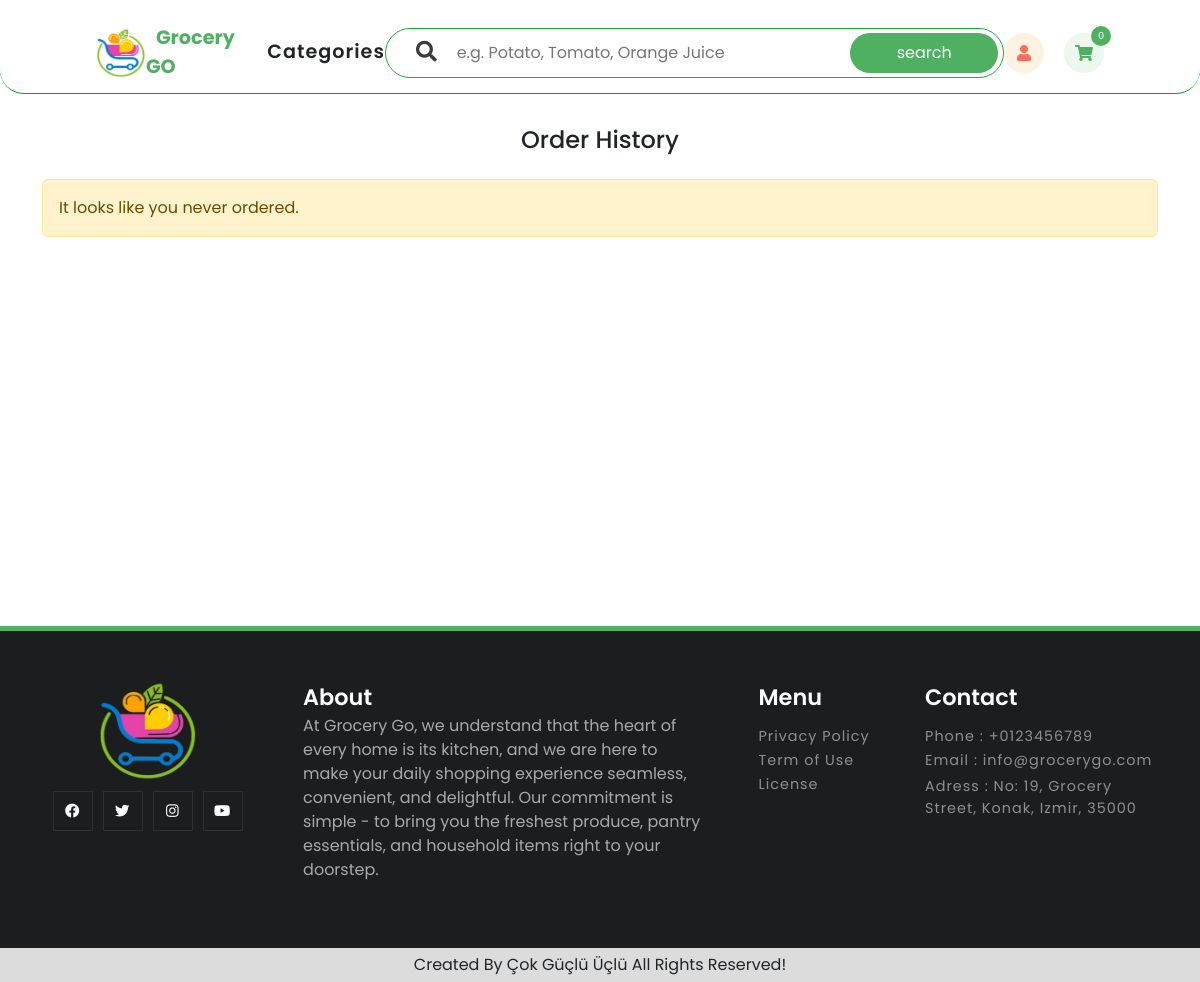
The page /order/order-history/ (signed in) on the database as committed earlier.
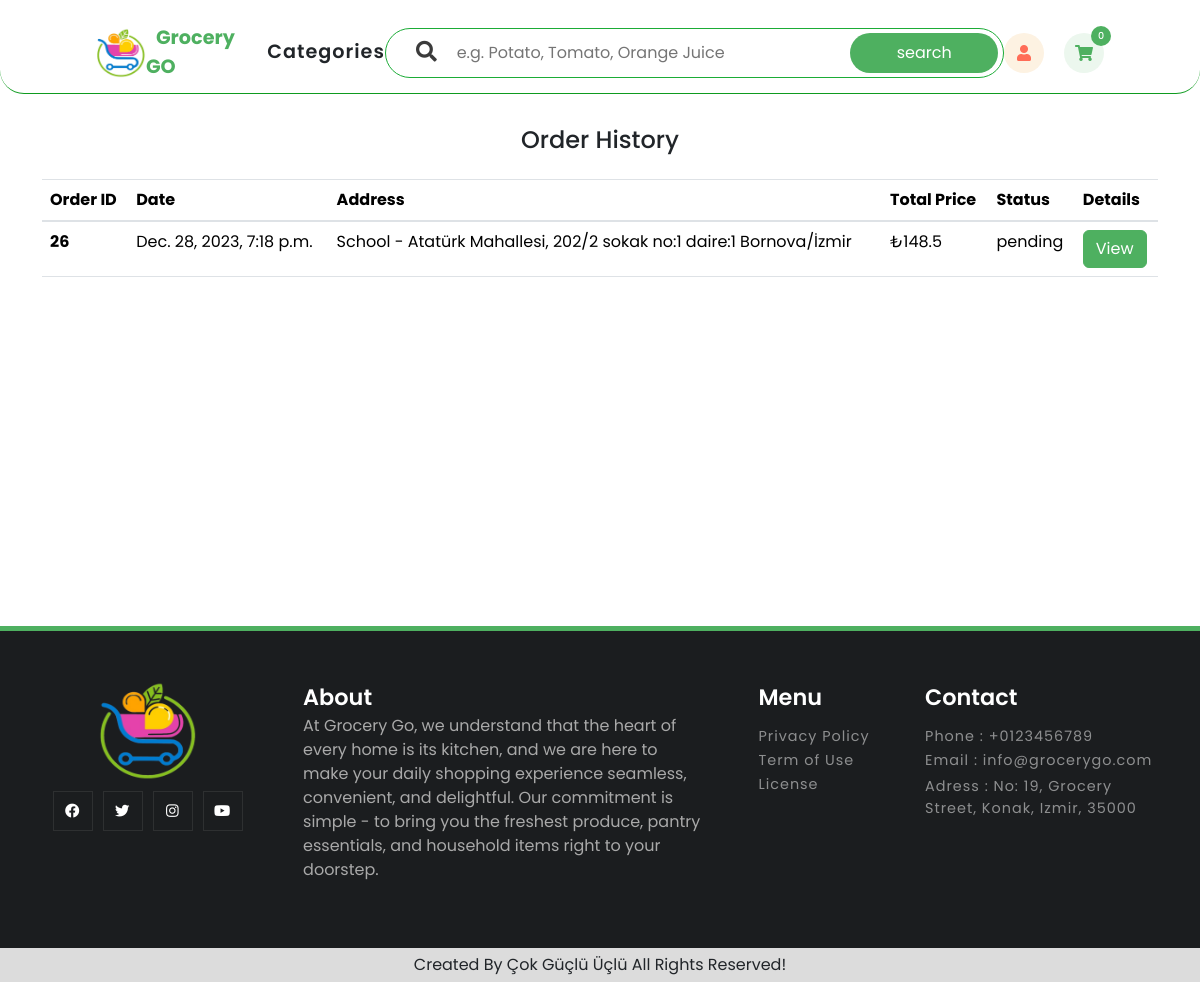
The same page on the database as committed later.
### order/models.py (models this page shows, shortened)
class Order(models.Model):
    customer = models.ForeignKey('user.Customer', on_delete=models.CASCADE)
    status = models.CharField(max_length=100, default='pending')
    total_price = models.FloatField(null=False, blank=False)
    address = models.ForeignKey('user.Adress' , on_delete=models.CASCADE)
    date = models.DateTimeField(auto_now_add=True)

### user/models.py (models this page shows, shortened)
class Adress(models.Model):
    customer = models.ForeignKey(Customer, on_delete=models.CASCADE)
    title = models.CharField(max_length=20, null=False)
    full_adress = models.CharField(max_length=200)
    class Meta:
        unique_together = ('customer', 'title')

### order/views.py (the view)
# urls.py: path('order-history/', listOrders, name='order-history'),
def listOrders(request):
    customerToShow = Customer.objects.get(user=request.user)
    orders = Order.objects.filter(customer=customerToShow)
    context = {
        'orders': orders ,
    }
    return render(request, 'order/orderList.html', context)

### order/templates/order/orderList.html (shortened to what this page needs)
{% extends 'layout.html' %}
{% block additionalStyles %}
<link href="https://stackpath.bootstrapcdn.com/bootstrap/4.3.1/css/bootstrap.min.css" rel="stylesheet">
<link rel="stylesheet" href="https://stackpath.bootstrapcdn.com/font-awesome/4.7.0/css/font-awesome.min.css">
{% endblock %}
{% block content %}
<section class="ftco-section" style="min-height: 500px;">
    <div class="container">
        <div class="row">
            <div class="col-md-12">
                <h4 class="text-center mb-4">Order History</h4>
                {% if orders %}<div class="table-wrap">
                    <table class="table">
                    <thead class="thead-primary">
                        <tr>
                        <th>Order ID</th>
                        <th>Date</th>
                        <th>Address</th>
                        <th>Total Price</th>
                        <th>Status</th>
                        <th>Details</th>
                        </tr>
                    </thead>
                    <tbody>
                        {% for order in orders %}
                        <tr>
                            <th scope="row" class="scope" >{{order.id}}</th>
                            <td>{{order.date}}</td>
                            <td>{{order.address.title}} - {{order.address.full_adress}}</td>
                            <td>&#8378;{{order.total_price}}</td>
                            <td>{{order.status }}</td>
                            <td id="viewBtn"><a href="{% url 'order:order-detail' order_id=order.id %}" class="btn btn-primary" >View</a></td>
                        </tr>
                        {% endfor %}
                    </tbody>
                    </table>
                </div>
                {% else  %}
                <div class="alert alert-warning">It looks like you never ordered.</div>
                {% endif %}
            </div>
        </div>
    </div>
</section>
{% endblock %}

### templates/layout.html (shortened to what this page needs)
<!DOCTYPE html>
{% load static %}
<html>
<head>
    <link rel="stylesheet" href="https://pro.fontawesome.com/releases/v5.10.0/css/all.css" />
    <link rel="stylesheet" href="{% static 'css/layout.css' %}" />
    {% block additionalStyles %}{% endblock %}
</head>
<body>
    {% include "partials/_messages.html" %}
    {% include "partials/_navbar.html" %}
    {% block content %}{% endblock %}
    {% include "partials/_footer.html" %}
</body>
</html>

### templates/partials/_messages.html (shortened to what this page needs)
{% load static %}
{% block additionalStyles %}
    <link rel="stylesheet" href="{% static 'css/bootstrap.css' %}" />
{% endblock %}

### templates/partials/_navbar.html (shortened to what this page needs)
{% load static %}
<link rel="stylesheet" href="{% static 'css/navbar.css' %}">
<nav class="navigation">
    <div id="website-name">
        <a href="{% url 'core:index' %}" ><img id="logo" class="logo" src="{% static 'images/trlogo.png' %}" alt=""></a>
        <a href="{% url 'core:index' %}" class="grocery-go-link">
            <span class="grocery-go">Grocery GO</span>
        </a>
    </div>
    <div id="category-dropdown-menu" class="category-dropdown">
        <a id="category-title" class="title-categories">Categories</a>
    </div>
    <form action="#" class="search-box" onsubmit="return false;">
        <i class="fas fa-search"></i>
        <input type="text" class="search-input" placeholder="e.g. Potato, Tomato, Orange Juice" name="search" required>
        <input type="submit" class="search-btn" onclick="return searchProducts();" value="search">
    </form>
    <div class="right-nav">
        {% if user.is_authenticated %}
                <a id="user-icon" class="user">
                    <i class="fas fa-user"></i>
                </a>
            <a id="cart-icon" href="{% url 'cart:cart' %}" class="cart" data-update-url="{% url 'cart:update_navbar_cart' %}">
                <i class="fas fa-shopping-cart"></i>
                <span>0</span>
            </a>
        {% else %}
            <a id="user-icon" class="user">
                <i class="fal fa-user"></i>
            </a>
            {% include "user/login.html" %}
        {% endif %}
    </div>
</nav>

### templates/partials/_footer.html
{% load static %}
<link rel="stylesheet" href="{% static 'css/footer.css' %}">
<footer>
    <div class="footer-container">
        <div class="footer-logo">
            <a href="{% url 'core:index' %}" class="logo">
                <img id="footer-logo" class="logo" src="{% static 'images/trlogo.png' %}" >
            </a>
            <div class="footer-social">
                <a href="{% url 'core:index' %}"><i class="fab fa-facebook-f"></i></a>
                <a href="{% url 'core:index' %}"><i class="fab fa-twitter"></i></a>
                <a href="{% url 'core:index' %}"><i class="fab fa-instagram"></i></a>
                <a href="{% url 'core:index' %}"><i class="fab fa-youtube"></i></a>
            </div>
        </div>
        <div class="footer-links">
            <strong>About</strong>
            <p id="footer-about">At Grocery Go, we understand that the heart of every home is its kitchen, and we are here to make your daily shopping experience seamless, convenient, and delightful. Our commitment is simple - to bring you the freshest produce, pantry essentials, and household items right to your doorstep.</p>
        </div>
        <div class="footer-links">
            <strong>Menu</strong>
            <ul>
                <li><a href="">Privacy Policy</a></li>
                <li><a href="">Term of Use</a></li>
                <li><a href="">License</a></li>
            </ul>
        </div>
        <div class="footer-links">
            <strong>Contact</strong>
            <ul>
                <li><a id="footer-phone">Phone  : +0123456789</a></li>
                <li><a id="footer-email">Email  : info@grocerygo.com</a></li>
                <li><a id="footer-address">Adress : No: 19, Grocery Street, Konak, Izmir, 35000</a></li>
            </ul>
        </div>
    </div>
</footer>
<div class="credit">created by <span> çok güçlü üçlü </span> all rights reserved!</div>

### static/css/layout.css (style rules this page uses)
* { font-family: poppins; margin: 0px; padding: 0px; box-sizing: border-box; scroll-behavior: smooth; }
ul { list-style: none; }
a { text-decoration: none!important; }
body { margin: 0px; margin-top: 0px; padding: 0px; font-family: poppins; }

### static/css/navbar.css (style rules this page uses)
.navigation { border-bottom: 1px solid rgba(0, 150, 18, 0.947); border-bottom-right-radius: 1.5rem; border-bottom-left-radius: 1.5rem; display: flex; flex-direction: row; flex-wrap: nowrap; justify-content: space-between; align-content: center; align-items: center; padding-top: 1.5rem; padding-bottom: 0.7rem; padding-left: 6rem; padding-right: 6rem; margin-bottom: 2rem; max-width: 100%; width: 100%; background-color: #fff; z-index: 9; }
.logo { font-size: 1.5rem; font-weight: 600; letter-spacing: 1px; color: #202020; }
.title-categories { font-size: 1.2rem; font-weight: 600; letter-spacing: 1px; color: #202020; }
.search-box { border: 1px solid #1bac36; height: 50px; display: flex; align-items: center; padding: 0px 5px 0px 20px; border-radius: 30px; }
.search-box i { font-size: 1.3rem; color: #3b3b3b; margin: 0px 10px; }
.search-box .search-input { height: 40px; border: none; width: 100%; padding: 0px 10px; outline: none; }
.search-box .search-btn { width: 220px; height: 40px; border-radius: 30px; background-color: #4eb060; border: none; color: #ffffff; outline: none; cursor: pointer; transition: all ease 0.3s; }
.right-nav { display: flex; grid-gap: 20px; }
.right-nav a { width: 2.5rem; height: 2.5rem; display: flex; justify-content: center; align-items: center; border-radius: 50%; position: relative; }
.right-nav .cart { background-color: #ecf7ee; color: #4eb060; }
.right-nav .user { background-color: #fdf2e2; color: #ff6c57!important; }
.right-nav .user { background-color: #fdf2e2; color: #ff6c57!important; cursor: pointer; }
.right-nav a span { position: absolute; top: -7px; right: -7px; width: 20px; height: 20px; display: flex; justify-content: center; align-items: center; border-radius: 50%; color: #ffffff; font-size: 0.6rem; font-weight: 500; }
.right-nav .cart span { background-color: #ecf7ee; background-color: #4eb060; }
.right-nav a span { position: absolute; top: -7px; right: -7px; width: 20px; height: 20px; display: flex; justify-content: center; align-items: center; border-radius: 50%; color: #ffffff; font-size: 0.6rem; font-weight: 500; background-color: #202020; }
#logo { width: 50px; height: 50px; }
#footer-logo { width: 100px; height: 100px; }
#website-name { display: flex; align-items: center; }
.grocery-go { margin-left: 10px; font-size: 1.2em; font-weight: bold; color: #4eb060; }

### static/css/footer.css (style rules this page uses)
footer { background-color: #1b1d1f; padding: 50px 20px; border-top: 5px solid #4eb060; }
.footer-container { margin: auto; display: flex; justify-content: space-around; align-items: flex-start; }
.footer-logo { display: flex; flex-direction: column; justify-content: center; align-items: center; }
.footer-logo a { color: #ffffff; font-size: 1.4rem; font-weight: 600; letter-spacing: 1px; }
.footer-social { display: flex; margin-top: 10px; }
.footer-social a { width: 40px; height: 40px; display: flex; justify-content: center; align-items: center; color: #ffffff; border: 1px solid #ffffff15; font-size: 0.9rem; margin: 0px 5px; transition: all ease 0.3s; }
.footer-links strong { color: #ffffff; font-size: 1.4rem; font-weight: 600; }
.footer-links p { color: darkgray; width: 25rem; }
.footer-links ul { margin-top: 10px; padding-left: initial; }
.footer-links ul li a { color: #ffffff!important; opacity: 0.5; margin: 4px 0px; font-size: 0.9rem; letter-spacing: 1px; transition: all ease 0.3s; }
.credit { display: block; width: 100%; text-transform: capitalize; padding: 0.3rem; background: #dcdcdc; text-align: center; }
#footer-logo { width: 100px; height: 100px; }
#footer-address { display: block; max-width: 14rem; }

Rows that differ between the two databases and show on the page:
added Order: id "26", date "Dec. 28, 2023, 7:18 p.m.", address "School", address.full_adress "Atatürk Mahallesi, 202/2 sokak no:1 daire:1 Bornova/İzmir", total_price "148.5", status "pending"
Other text that changed with them:
text no longer shown: "It looks like you never ordered."
text now shown: "Order ID Date Address Total Price Status Details"
